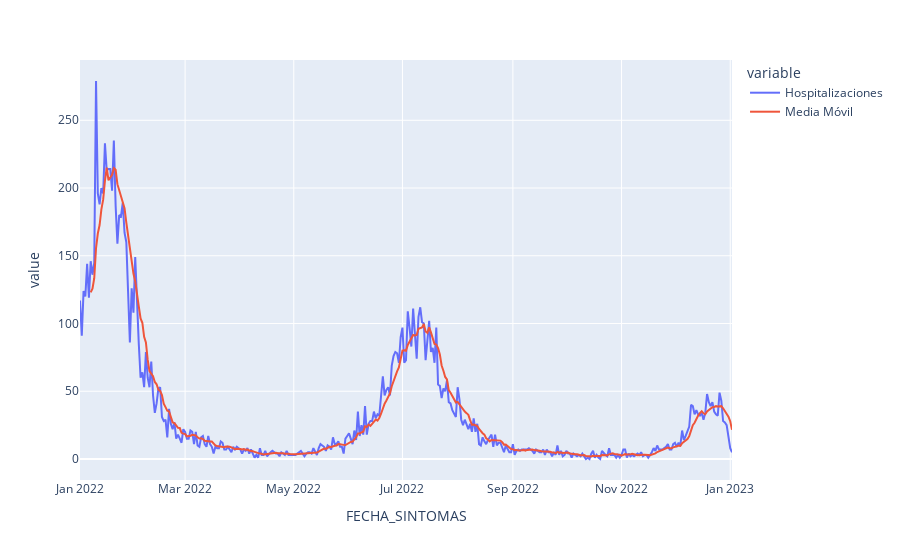

The notebook cell saved with this chart:
### Markdown cell above
Gracias a nuentra base aplanada es muy fácil distinguirlos, entonces sólo los tenemos que seleccionar, agregar por día y podemos hacer una gráfica como las anteriores (incluyendo la media móvil). Recordemos que confirmados está indexado por fecha de inicio de síntomas, entonces nuestra curva de hospitalización estará indexada por la misma fecha

### Code cell
hospitalizados = confirmados[confirmados.TIPO_PACIENTE == 'HOSPITALIZADO']
hospitalizados_diarios = (hospitalizados
                          .groupby(pd.Grouper(freq='D'))[['ID_REGISTRO']] # grupos por dia y seleccionamos 'ID_REGISTRO'
                          .size() # Calculamos el tamaño de cada grupo
                          .reset_index() # Convertimos el resultado (que es una serie) en DataFrame
                          .rename({0:'Hospitalizaciones'}, axis=1) # Le damos nombre a la columna que obtenemos
                        )
hospitalizados_diarios['Media Móvil'] = hospitalizados_diarios.rolling(window=7).mean()
hospitalizados_diarios = hospitalizados_diarios.melt(id_vars=['FECHA_SINTOMAS'], value_vars=['Hospitalizaciones', 'Media Móvil'])
fig = px.line(hospitalizados_diarios, x='FECHA_SINTOMAS', y='value', color='variable')
fig.show()

### Figure 1 — Plotly figure (JSON) as saved in the notebook; plotly's stock layout.template omitted (floating-point values rounded to 4 significant figures; data arrays with more than 128 entries replaced by an {"elided": "..."} marker saying what was removed)
{"data": [{"hovertemplate": "variable=Hospitalizaciones<br>FECHA_SINTOMAS=%{x}<br>value=%{y}<extra></extra>", "legendgroup": "Hospitalizaciones", "line": {"color": "#636efa", "dash": "solid"}, "marker": {"symbol": "circle"}, "mode": "lines", "name": "Hospitalizaciones", "orientation": "v", "showlegend": true, "type": "scatter", "x": {"elided": "367 str values"}, "xaxis": "x", "y": {"elided": "367 int values"}, "yaxis": "y"}, {"hovertemplate": "variable=Media Móvil<br>FECHA_SINTOMAS=%{x}<br>value=%{y}<extra></extra>", "legendgroup": "Media Móvil", "line": {"color": "#EF553B", "dash": "solid"}, "marker": {"symbol": "circle"}, "mode": "lines", "name": "Media Móvil", "orientation": "v", "showlegend": true, "type": "scatter", "x": {"elided": "367 str values"}, "xaxis": "x", "y": {"elided": "367 float values"}, "yaxis": "y"}], "layout": {"legend": {"title": {"text": "variable"}, "tracegroupgap": 0}, "margin": {"t": 60}, "xaxis": {"anchor": "y", "domain": [0, 1], "title": {"text": "FECHA_SINTOMAS"}}, "yaxis": {"anchor": "x", "domain": [0, 1], "title": {"text": "value"}}}}
